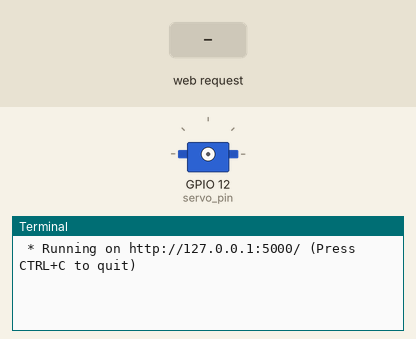
This program was run on a simulated Raspberry Pi (BCM pin numbers). On the bench: servo, the last lines printed to the terminal. Inputs (shaded band) come from the test bench. Servo angles are drawn from the pulse width (0.5 ms = 0°, 2.5 ms = 180°); the clock reads 2024-03-15 10:24:30 at power-on unless the program sets it.

Above: at 1.2 s.
1.3 s: HTTP request for / received with the fields LEFT_60=LEFT_60
At 2.1 s:
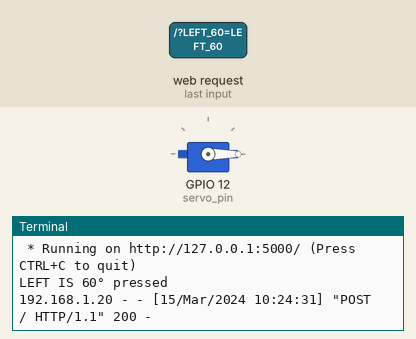
2.8 s: HTTP request for / received
At 3.2 s:
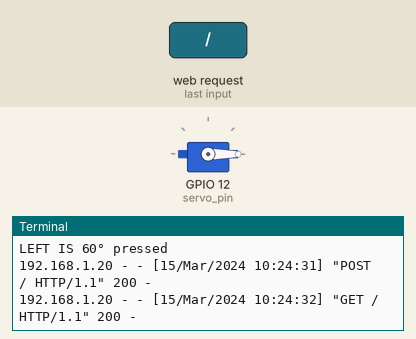
4.3 s: HTTP request for / received with the fields STRAIGHT=STRAIGHT
At 5.5 s:
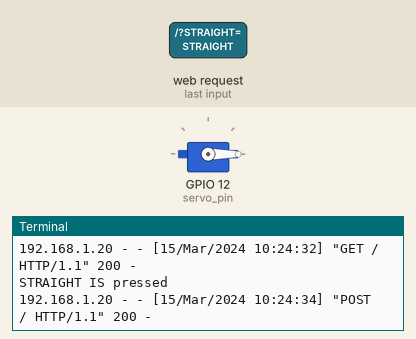
5.8 s: HTTP request for / received with the fields LEFT_90=LEFT_90
At 6.9 s:
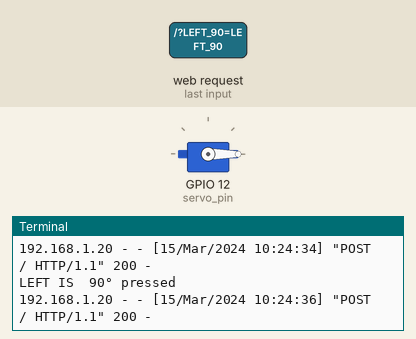

The program:

app.py
```python
from flask import Flask, render_template, request
import RPi.GPIO as GPIO     # Importing the GPIO library
from time import sleep      # Import sleep module from time library
servo_pin = 12# GPIO Pin where sero is connected
GPIO.setmode(GPIO.BCM)      # Define the Pin numbering type. Here we are using BCM type
# Defing Servo Pin as output pin
GPIO.setup(servo_pin, GPIO.OUT)
p = GPIO.PWM(servo_pin, 2000)  # PWM channel at 50 Hz frequency
p.start(0) # Zero duty cycle initially
app = Flask(__name__)

@app.route('/', methods=['post', 'get'])
def login():
    message = ''
    if request.method == 'POST':
        STRAIGHT = request.form.get('STRAIGHT')  # access the data inside

        LEFT_60= request.form.get('LEFT_60')
        LEFT_90= request.form.get('LEFT_90')
        LEFT_180= request.form.get('LEFT_180')
        RIGHT_60= request.form.get('RIGHT_60')
        RIGHT_90= request.form.get('RIGHT_90')
        RIGHT_180= request.form.get('RIGHT_180')

        if STRAIGHT== 'STRAIGHT':
             message = "TRACTOR STRAIGHT PATH FOLLOWING"
             print("STRAIGHT IS pressed")

        #-------------LEFT SIDE ---------
        elif LEFT_60 == 'LEFT_60':
             message = "TRACTOR IS  60° LEFT SIDE"
             p.ChangeDutyCycle(63)
             sleep(0.1)
             p.ChangeDutyCycle(65)
             print("LEFT IS 60° pressed")
        elif LEFT_90 == 'LEFT_90':
             message = "TRACTOR IS 90° LEFT SIDE"
             p.ChangeDutyCycle(63)
             sleep(0.3)
             p.ChangeDutyCycle(65)
             print("LEFT IS  90° pressed")
        elif LEFT_180 == 'LEFT_180':
             message = "TRACTOR IS 180° LEFT SIDE"
             p.ChangeDutyCycle(63)
             sleep(0.7)
             p.ChangeDutyCycle(65)

             print("LEFT IS  180° pressed")
             #RIGHT SIDE _____------------------------
        elif RIGHT_60 == 'RIGHT_60':
             message = "TRACTOR IS  60° RIGHT SIDE"
             p.ChangeDutyCycle(77)
             sleep(0.1)
             p.ChangeDutyCycle(74)
             print("RIGHT IS 60° pressed")
        elif RIGHT_90 == 'RIGHT_90':
             message = "TRACTOR IS 90° RIGHT SIDE"
             p.ChangeDutyCycle(77)
             sleep(0.5)
             p.ChangeDutyCycle(74)
             print("RIGHT IS  90° pressed")
        elif RIGHT_180 == 'RIGHT_180':
             message = "TRACTOR IS 180° RIGHT SIDE"
             p.ChangeDutyCycle(77)
             sleep(0.7)
             p.ChangeDutyCycle(74)
             print("RIGHT IS  180° pressed")

        else:
            message = "WRONG BUTTON IS PRESSED"
            print("no button is pressed")

    return render_template('tractor.html', message=message)

if __name__ == "__main__":
    app.run()
```

Measured:
- after the input at 1.3 s, the terminal: prints a new line after 0.10 s (image 1)
- after the input at 2.8 s, the terminal: prints a new line at once (image 2)
- after the input at 4.3 s, the terminal: prints a new line at once (image 3)
- after the input at 5.8 s, the terminal: prints a new line after 0.30 s (image 4)
